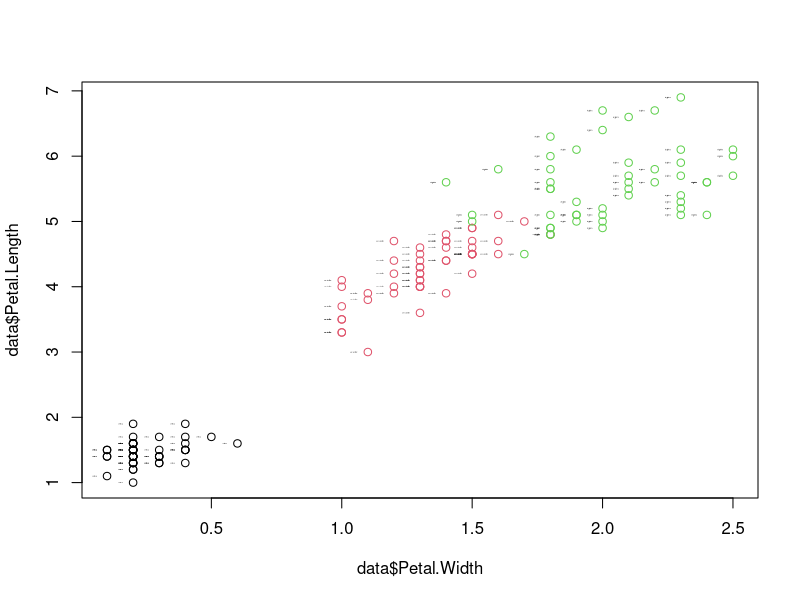
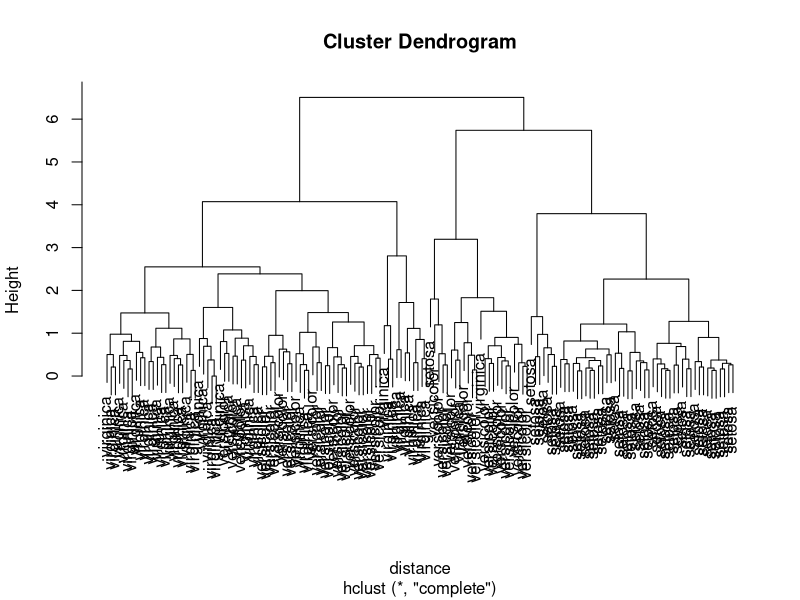
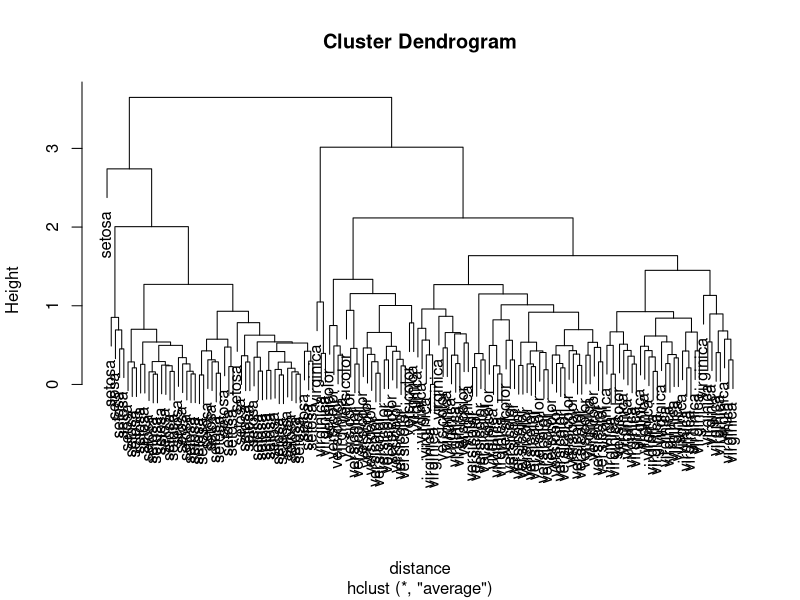
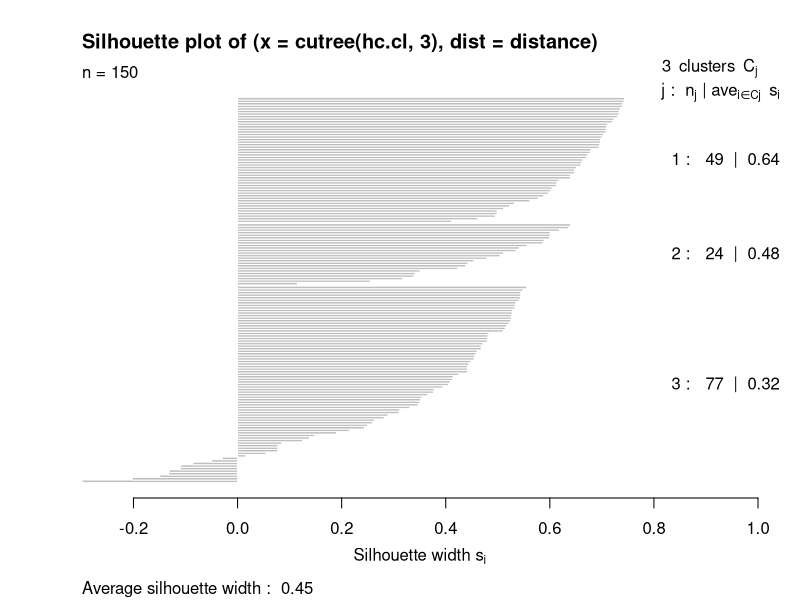
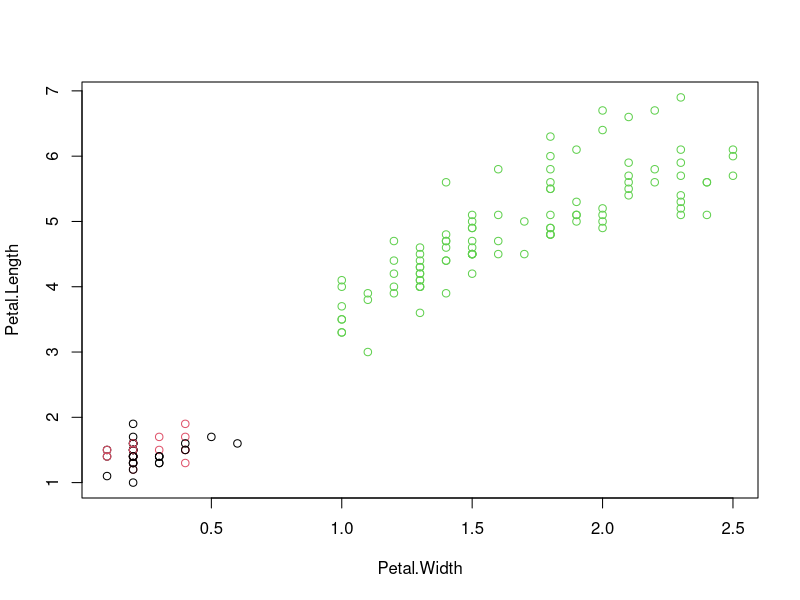

Source code (R) for these figures, in order:
#Loading the Data set
data <- iris
str(data)
#Scatter plot
plot(data$Petal.Length~data$Petal.Width,col=data$Species)
with(data,text(Petal.Length~Petal.Width,labels=Species,pos=2,cex=0.1))

#Normalization
z <- data[,-5]
head(z)
m <- apply(z,2,mean)
s <- apply(z,2,sd)
z <- scale(z,m,s)
head(z)

#Calculate Euclidean distance
distance <- dist(z)
distance
print(distance,digits=2)
hc.cl <- hclust(distance)
hc.cl
attributes(hc.cl)
plot(hc.cl,labels=data$Species)
#If we draw a line on height=5 we get 2 cluster /2.5 we get 3 cluster

#Cluster Dendrogram with Average Linkage
hc.a <- hclust(distance,method="average")
plot(hc.a,labels=data$Species)


#Cluster membership
member.c <- cutree(hc.cl,3)
member.a <- cutree(hc.a,3)
table(member.c,member.a)

#Cluster Means
aggregate(z,list(member.c),mean)


#Silhouette Plot
library(cluster)
plot(silhouette(cutree(hc.cl,3),distance))

#K-means Clustering
kc  <- kmeans(z,3)
kc
kc$cluster
kc$centers
plot(Petal.Length~Petal.Width,data,col=kc$cluster)
